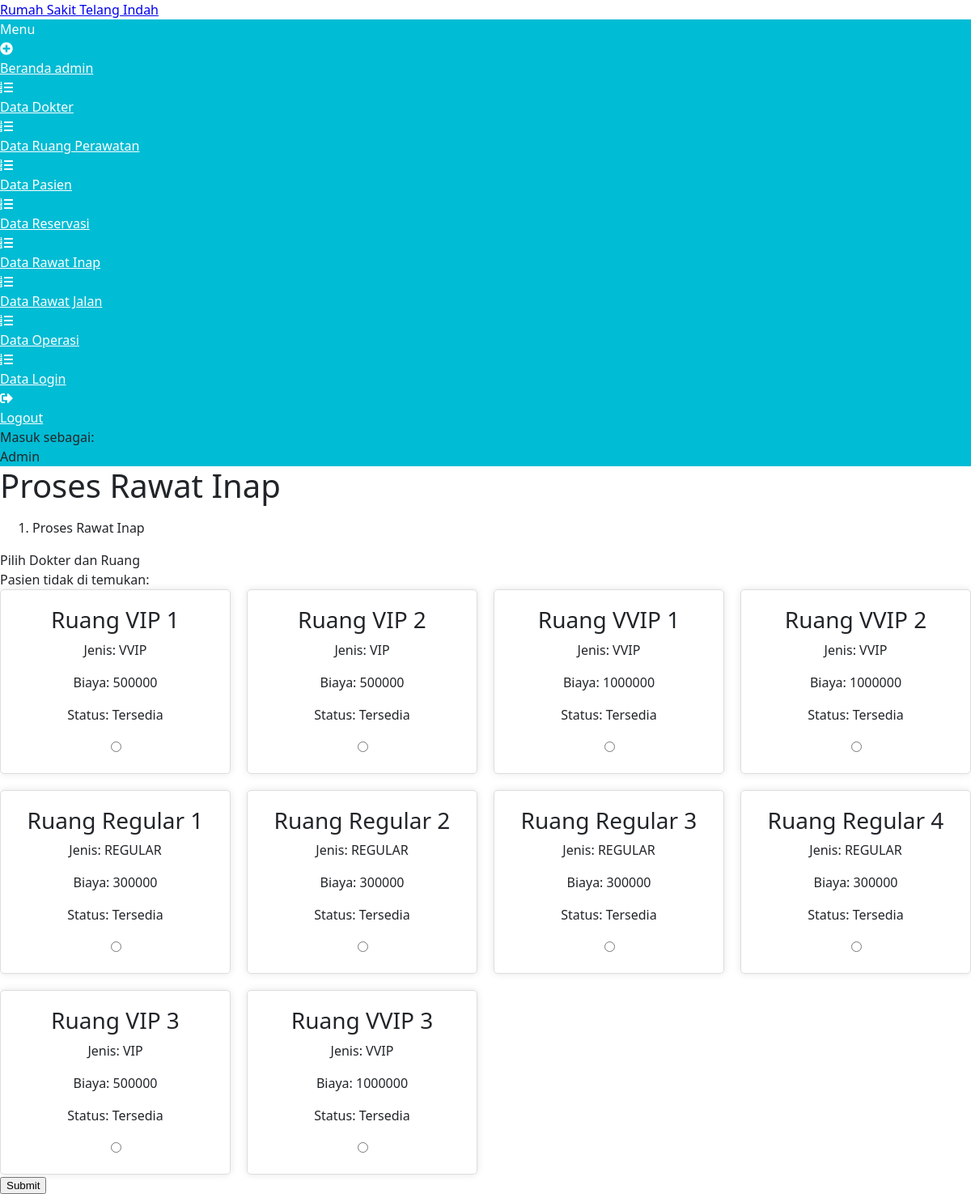
/processrawatinap.php (signed in), run on the app's committed database.
### tables this page shows
CREATE TABLE `ruang_perawatan` (
  `id_ruang` int(11) NOT NULL,
  `nama_ruang` varchar(20) NOT NULL,
  `jenis_ruang` enum('VVIP','VIP','REGULAR') NOT NULL,
  `biaya` int(11) NOT NULL,
  `status` enum('Tersedia','Tidak Tersedia') NOT NULL
);

### processrawatinap.php (the view, shortened to what this page needs)
<?php
require 'function.php';
$error = "";
$nik = $_GET['nik'];
$query = "SELECT * FROM pasien WHERE nik = '$nik'";
$result = mysqli_query($koneksi, $query);
if ($result && mysqli_num_rows($result) > 0) {
    $patient = mysqli_fetch_assoc($result);
    $id_pasien = $patient['id_pasien'];
    $namapasien = $patient['nama_pasien'];
    $tanggallahir = $patient['tanggal_lahir'];
    $telepon = $patient['no_telepon'];
    $alamat = $patient['alamat'];
    $jenis_kelamin = $patient['jenis_kelamin'];
} else {
    $error = "Pasien tidak di temukan: " . mysqli_error($koneksi);
}
$rooms = [];
$query = "SELECT * FROM ruang_perawatan";
$result = mysqli_query($koneksi, $query);
if ($result) {
    while ($row = mysqli_fetch_assoc($result)) {
        $rooms[] = $row;
    }
} else {
    $error = "Query failed: " . mysqli_error($koneksi);
}
?>
<!DOCTYPE html>
<html lang="en">
<head>
    <link href="https://cdn.jsdelivr.net/npm/simple-datatables@latest/dist/style.css" rel="stylesheet" />
    <link href="css/styles.css" rel="stylesheet" />
</head>
<body class="sb-nav-fixed">
    <nav class="sb-topnav navbar navbar-expand navbar-dark bg-primary">
        <a class="navbar-brand ps-3" href="user.php">Rumah Sakit Telang Indah</a>
    </nav>
    <div id="layoutSidenav">
        <div id="layoutSidenav_nav">
            <nav class="sb-sidenav accordion sb-sidenav-dark bg-cyan" id="sidenavAccordion">
                <div class="sb-sidenav-menu">
                    <div class="nav">
                        <div class="sb-sidenav-menu-heading">Menu</div>
                        <a class="nav-link" href="admin.php">
                            <div class="sb-nav-link-icon"><i class="fas fa-plus-circle"></i></div>
                            Beranda admin
                        </a>
                        <a class="nav-link" href="tabeldokter.php">
                            <div class="sb-nav-link-icon"><i class="fas fa-list-ol"></i></div>
                            Data Dokter
                        </a>
                        <a class="nav-link" href="tabelruangperawatan.php">
                            <div class="sb-nav-link-icon"><i class="fas fa-list-ol"></i></div>
                            Data Ruang Perawatan
                        </a>
                        <a class="nav-link" href="tabelpasien.php">
                            <div class="sb-nav-link-icon"><i class="fas fa-list-ol"></i></div>
                            Data Pasien
                        </a>
                        <a class="nav-link" href="tabelreservasi.php">
                            <div class="sb-nav-link-icon"><i class="fas fa-list-ol"></i></div>
                            Data Reservasi
                        </a>
                        <a class="nav-link" href="tabelrawatinap.php">
                            <div class="sb-nav-link-icon"><i class="fas fa-list-ol"></i></div>
                            Data Rawat Inap
                        </a>
                        <a class="nav-link" href="tabelrawatjalan.php">
                            <div class="sb-nav-link-icon"><i class="fas fa-list-ol"></i></div>
                            Data Rawat Jalan
                        </a>
                        <a class="nav-link" href="tabeloperasi.php">
                            <div class="sb-nav-link-icon"><i class="fas fa-list-ol"></i></div>
                            Data Operasi
                        </a>
                        <a class="nav-link" href="tabellogin.php">
                            <div class="sb-nav-link-icon"><i class="fas fa-list-ol"></i></div>
                            Data Login
                        </a>
                        <a class="nav-link" href="logout.php">
                            <div class="sb-nav-link-icon"><i class="fas fa-sign-out-alt"></i></div>
                            Logout
                        </a>
                    </div>
                </div>
                <div class="sb-sidenav-footer">
                    <div class="small">Masuk sebagai:</div>
                    Admin
                </div>
            </nav>
        </div>
        <div id="layoutSidenav_content">
            <main>
                <div class="container-fluid px-4">
                    <h1 class="mt-4">Proses Rawat Inap</h1>
                    <ol class="breadcrumb mb-4">
                        <li class="breadcrumb-item active">Proses Rawat Inap</li>
                    </ol>
                    <div class="mx-auto">
                        <div class="card">
                            <div class="card-header">
                                Pilih Dokter dan Ruang
                            </div>
                            <div class="card-body">
                                <?php if ($error) { ?>
                                    <div class="alert alert-danger" role="alert">
                                        <?php echo $error; ?>
                                    </div>
                                <?php } ?>
                                <form method="POST">
                                    <div class="grid-container">
                                        <?php foreach ($rooms as $room): ?>
                                            <div class="grid-item <?php echo $room['status'] == 'Tidak Tersedia' ? 'unavailable' : ''; ?>">
                                                <h3><?php echo $room['nama_ruang']; ?></h3>
                                                <p>Jenis: <?php echo $room['jenis_ruang']; ?></p>
                                                <p>Biaya: <?php echo $room['biaya']; ?></p>
                                                <p>Status: <?php echo $room['status']; ?></p>
                                                <?php if ($room['status'] != 'Tidak Tersedia'): ?>
                                                    <input type="radio" name="id_ruang" value="<?php echo $room['id_ruang']; ?>" required>
                                                <?php endif; ?>
                                            </div>
                                        <?php endforeach; ?>
                                    </div>
                                    <button type="submit" class="btn btn-success mt-3">Submit</button>
                                </form>
                            </div>
                        </div>
                    </div>
                </div>
            </main>
        </div>
    </div>
</body>
</html>

### css/styles.css (style rules this page uses)
:root { --bs-blue: #0d6efd; --bs-indigo: #6610f2; --bs-purple: #6f42c1; --bs-pink: #d63384; --bs-red: #dc3545; --bs-orange: #fd7e14; --bs-yellow: #ffc107; --bs-green: #198754; --bs-teal: #20c997; --bs-cyan: #0dcaf0; --bs-white: #fff; --bs-gray: #6c757d; --bs-gray-dark: #343a40; --bs-primary: #0d6efd; --bs-secondary: #6c757d; --bs-success: #198754; --bs-info: #0dcaf0; --bs-warning: #ffc107; --bs-danger: #dc3545; --bs-light: #f8f9fa; --bs-dark: #212529; --bs-font-sans-serif: system-ui, -apple-system, "Segoe UI", Roboto, "Helvetica Neue", Arial, "Noto Sans", "Liberation Sans", sans-serif, "Apple Color Emoji", "Segoe UI Emoji", "Segoe UI Symbol", "Noto Color Emoji"; --bs-font-monospace: SFMono-Regular, Menlo, Monaco, Consolas, "Liberation Mono", "Courier New", monospace; --bs-gradient: linear-gradient(180deg, rgba(255, 255, 255, 0.15), rgba(255, 255, 255, 0)); }
*, *::before, *::after { box-sizing: border-box; }
@media (prefers-reduced-motion: no-preference) { :root { scroll-behavior: smooth; } }
body { margin: 0; font-family: var(--bs-font-sans-serif); font-size: 1rem; font-weight: 400; line-height: 1.5; color: #212529; background-color: #fff; -webkit-text-size-adjust: 100%; -webkit-tap-highlight-color: rgba(0, 0, 0, 0); }
h6, .h6, h5, .h5, h4, .h4, h3, .h3, h2, .h2, h1, .h1 { margin-top: 0; margin-bottom: 0.5rem; font-weight: 500; line-height: 1.2; }
h1, .h1 { font-size: calc(1.375rem + 1.5vw); }
@media (min-width: 1200px) { h1, .h1 { font-size: 2.5rem; } }
h3, .h3 { font-size: calc(1.3rem + 0.6vw); }
@media (min-width: 1200px) { h3, .h3 { font-size: 1.75rem; } }
p { margin-top: 0; margin-bottom: 1rem; }
body, html { height: 100%; }
#layoutSidenav { display: flex; min-height: 100vh; flex-direction: column; }
#layoutSidenav_content { flex: 1; display: flex; flex-direction: column; }
main { flex: 1; }
.bg-cyan { background-color: #00bcd4 !important; }
.sb-sidenav-menu .nav .sb-sidenav-menu-heading, .sb-sidenav-menu .nav .nav-link { color: white !important; }

### processrawatinap.php (style rules this page uses)
.grid-container { display: grid; grid-template-columns: repeat(auto-fit, minmax(250px, 1fr)); gap: 20px; }
.grid-item { border: 1px solid #ddd; border-radius: 5px; padding: 20px; text-align: center; box-shadow: 0 0 10px rgba(0, 0, 0, 0.1); }
.grid-item h3 { margin-top: 0; }
.sb-sidenav-menu .nav .sb-sidenav-menu-heading, .sb-sidenav-menu .nav .nav-link { color: white !important; }

### data on the page
ruang_perawatan: nama_ruang "Ruang VIP 1", jenis_ruang "VVIP", biaya "500000", status "Tersedia"
ruang_perawatan: nama_ruang "Ruang VIP 2", jenis_ruang "VIP", biaya "500000", status "Tersedia"
ruang_perawatan: nama_ruang "Ruang VVIP 1", jenis_ruang "VVIP", biaya "1000000", status "Tersedia"
ruang_perawatan: nama_ruang "Ruang VVIP 2", jenis_ruang "VVIP", biaya "1000000", status "Tersedia"
ruang_perawatan: nama_ruang "Ruang Regular 1", jenis_ruang "REGULAR", biaya "300000", status "Tersedia"
ruang_perawatan: nama_ruang "Ruang Regular 2", jenis_ruang "REGULAR", biaya "300000", status "Tersedia"
ruang_perawatan: nama_ruang "Ruang Regular 3", jenis_ruang "REGULAR", biaya "300000", status "Tersedia"
ruang_perawatan: nama_ruang "Ruang Regular 4", jenis_ruang "REGULAR", biaya "300000", status "Tersedia"
ruang_perawatan: nama_ruang "Ruang VIP 3", jenis_ruang "VIP", biaya "500000", status "Tersedia"
ruang_perawatan: nama_ruang "Ruang VVIP 3", jenis_ruang "VVIP", biaya "1000000", status "Tersedia"

### other printed values
$error "Pasien tidak di temukan:"
